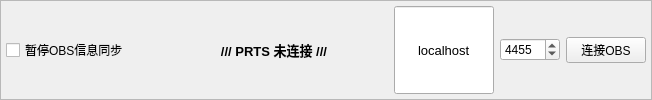
     <widget class="QFrame" name="frame_3">
      <property name="frameShape">
       <enum>QFrame::StyledPanel</enum>
      </property>
      <property name="frameShadow">
       <enum>QFrame::Plain</enum>
      </property>
      <layout class="QHBoxLayout" name="horizontalLayout_2">
       <property name="leftMargin">
        <number>5</number>
       </property>
       <property name="topMargin">
        <number>5</number>
       </property>
       <property name="rightMargin">
        <number>5</number>
       </property>
       <property name="bottomMargin">
        <number>5</number>
       </property>
       <item>
        <layout class="QHBoxLayout" name="horizontalLayout" stretch="2,0,2,0,2">
         <item>
          <layout class="QHBoxLayout" name="horizontalLayout_9">
           <item>
            <widget class="QCheckBox" name="checkBoxPause">
             <property name="font">
              <font>
               <pointsize>9</pointsize>
              </font>
             </property>
             <property name="focusPolicy">
              <enum>Qt::ClickFocus</enum>
             </property>
             <property name="text">
              <string>暂停OBS信息同步</string>
             </property>
             <property name="checkable">
              <bool>true</bool>
             </property>
             <property name="checked">
              <bool>false</bool>
             </property>
            </widget>
           </item>
           <item>
            <spacer name="horizontalSpacer_7">
             <property name="orientation">
              <enum>Qt::Horizontal</enum>
             </property>
             <property name="sizeHint" stdset="0">
              <size>
               <width>40</width>
               <height>20</height>
              </size>
             </property>
            </spacer>
           </item>
          </layout>
         </item>
         <item>
          <spacer name="horizontalSpacer_2">
           <property name="orientation">
            <enum>Qt::Horizontal</enum>
           </property>
           <property name="sizeHint" stdset="0">
            <size>
             <width>40</width>
             <height>20</height>
            </size>
           </property>
          </spacer>
         </item>
         <item>
          <widget class="QLabel" name="labelConState">
           <property name="font">
            <font>
             <pointsize>10</pointsize>
             <italic>false</italic>
             <bold>true</bold>
            </font>
           </property>
           <property name="text">
            <string>/// PRTS 未连接 ///</string>
           </property>
           <property name="alignment">
            <set>Qt::AlignCenter</set>
           </property>
          </widget>
         </item>
         <item>
          <spacer name="horizontalSpacer">
           <property name="orientation">
            <enum>Qt::Horizontal</enum>
           </property>
           <property name="sizeHint" stdset="0">
            <size>
             <width>40</width>
             <height>20</height>
            </size>
           </property>
          </spacer>
         </item>
         <item>
          <layout class="QHBoxLayout" name="horizontalLayout_8">
           <item>
            <widget class="QLineEdit" name="lineEditServer">
             <property name="sizePolicy">
              <sizepolicy hsizetype="Expanding" vsizetype="Preferred">
               <horstretch>0</horstretch>
               <verstretch>0</verstretch>
              </sizepolicy>
             </property>
             <property name="minimumSize">
              <size>
               <width>100</width>
               <height>0</height>
              </size>
             </property>
             <property name="font">
              <font>
               <pointsize>10</pointsize>
              </font>
             </property>
             <property name="focusPolicy">
              <enum>Qt::ClickFocus</enum>
             </property>
             <property name="text">
              <string>localhost</string>
             </property>
             <property name="alignment">
              <set>Qt::AlignCenter</set>
             </property>
            </widget>
           </item>
           <item>
            <widget class="QSpinBox" name="spinBoxConPort">
             <property name="minimumSize">
              <size>
               <width>60</width>
               <height>0</height>
              </size>
             </property>
             <property name="focusPolicy">
              <enum>Qt::ClickFocus</enum>
             </property>
             <property name="maximum">
              <number>99999</number>
             </property>
             <property name="value">
              <number>4455</number>
             </property>
            </widget>
           </item>
           <item>
            <widget class="QPushButton" name="pushButtonConnect">
             <property name="focusPolicy">
              <enum>Qt::ClickFocus</enum>
             </property>
             <property name="text">
              <string>连接OBS</string>
             </property>
            </widget>
           </item>
          </layout>
         </item>
        </layout>
       </item>
      </layout>
     </widget>
